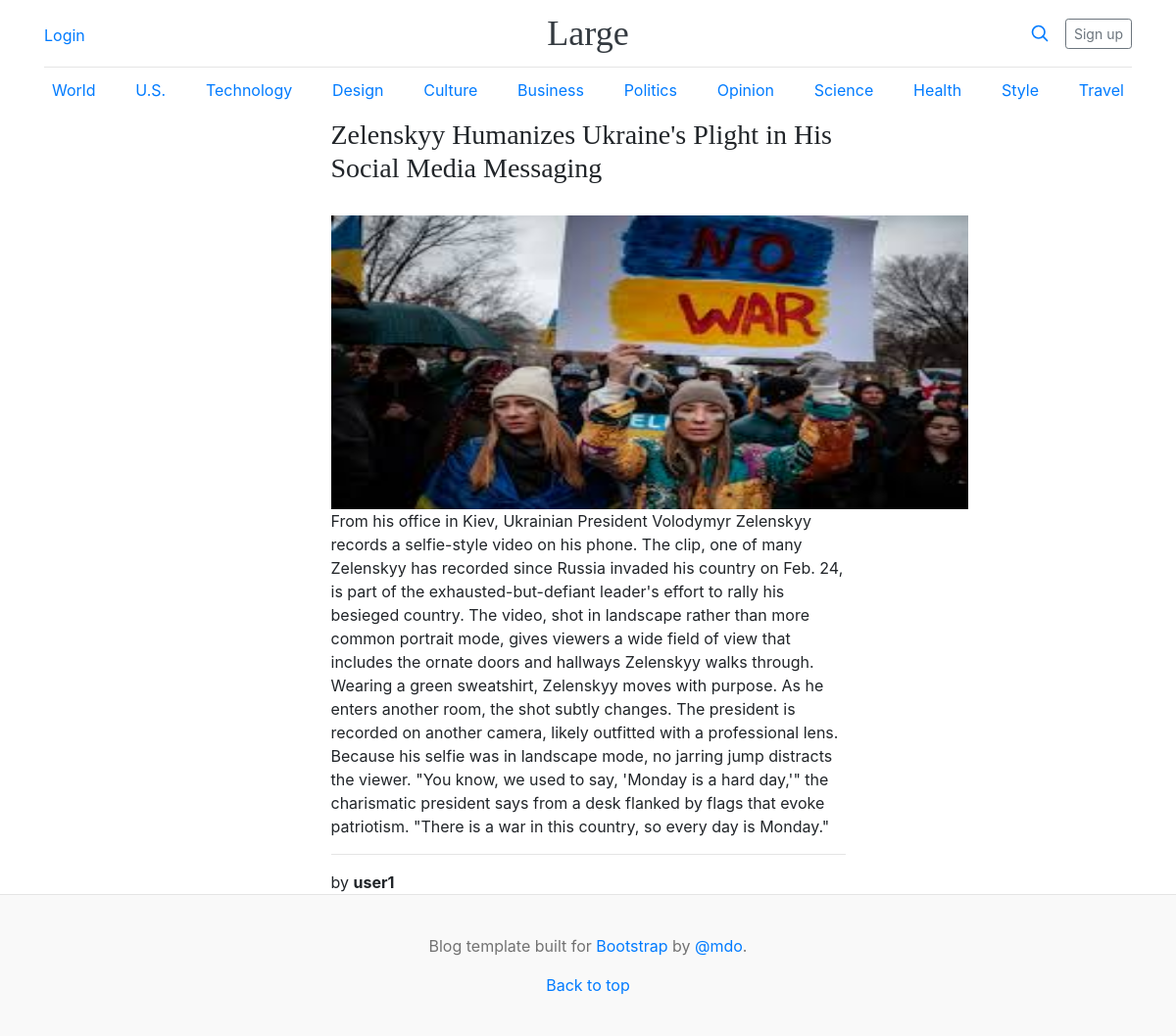
Screenshot of /article/2/ with the database file from the repository.
### home/models.py (models this page shows, shortened)
class BlogDetails(models.Model):
    category = models.ForeignKey(Category, on_delete=models.CASCADE)
    title = models.TextField()
    content = models.TextField()
    author = models.ForeignKey(User, on_delete=models.CASCADE)
    published_date = models.DateTimeField(auto_now_add=True)
    content_image = models.ImageField(upload_to='article_img', blank=True)

### home/views.py (the view)
# urls.py: path('article/<str:pk>/', views.article, name='article'),
def article(request, pk):
    article = BlogDetails.objects.get(id=pk)
    context = {
        'article': article
    }
    return render(request, 'home/article.html', context)

### templates/home/article.html
{% extends 'base.html' %}
{% block content %}
<div class="container d-flex align-items-center justify-content-center">
  <div class="col-6">
    <h3>{{ article.title }}</h3>
    <br>
    {% if article.content_image %}
      <img src="{{ article.content_image.url }}" alt="" style='width:650px; height:300px'>
    {% endif %}
    {{ article.content }}
    <hr>
    by <strong>{{ article.author }}</strong>
  </div>
</div>
{% endblock %}

### blog_django/static/css/blog.css (style rules this page uses)
h1, h2, h3, h4, h5, h6 { font-family: "Playfair Display", Georgia, "Times New Roman", serif; }

### rows the page displays
BlogDetails: title "Zelenskyy Humanizes Ukraine's Plight in His Social Media Messaging", content_image (picture), content "From his office in Kiev, Ukrainian President Volodymyr Zelenskyy records a selfie-style video on his phone. The clip, one of many Zelenskyy has recorded since Russia invaded his country on Feb. 24, is part of the exhausted-but-defiant leader's effort to rally his besieged country. The video, shot in landscape rather than more common portrait mode, gives viewers a wide field of view that includes the ornate doors and hallways Zelenskyy walks through. Wearing a green sweatshirt, Zelenskyy moves with purpose. As he enters another room, the shot subtly changes. The president is recorded on another camera, likely outfitted with a professional lens. Because his selfie was in landscape mode, no…", author "user1"
